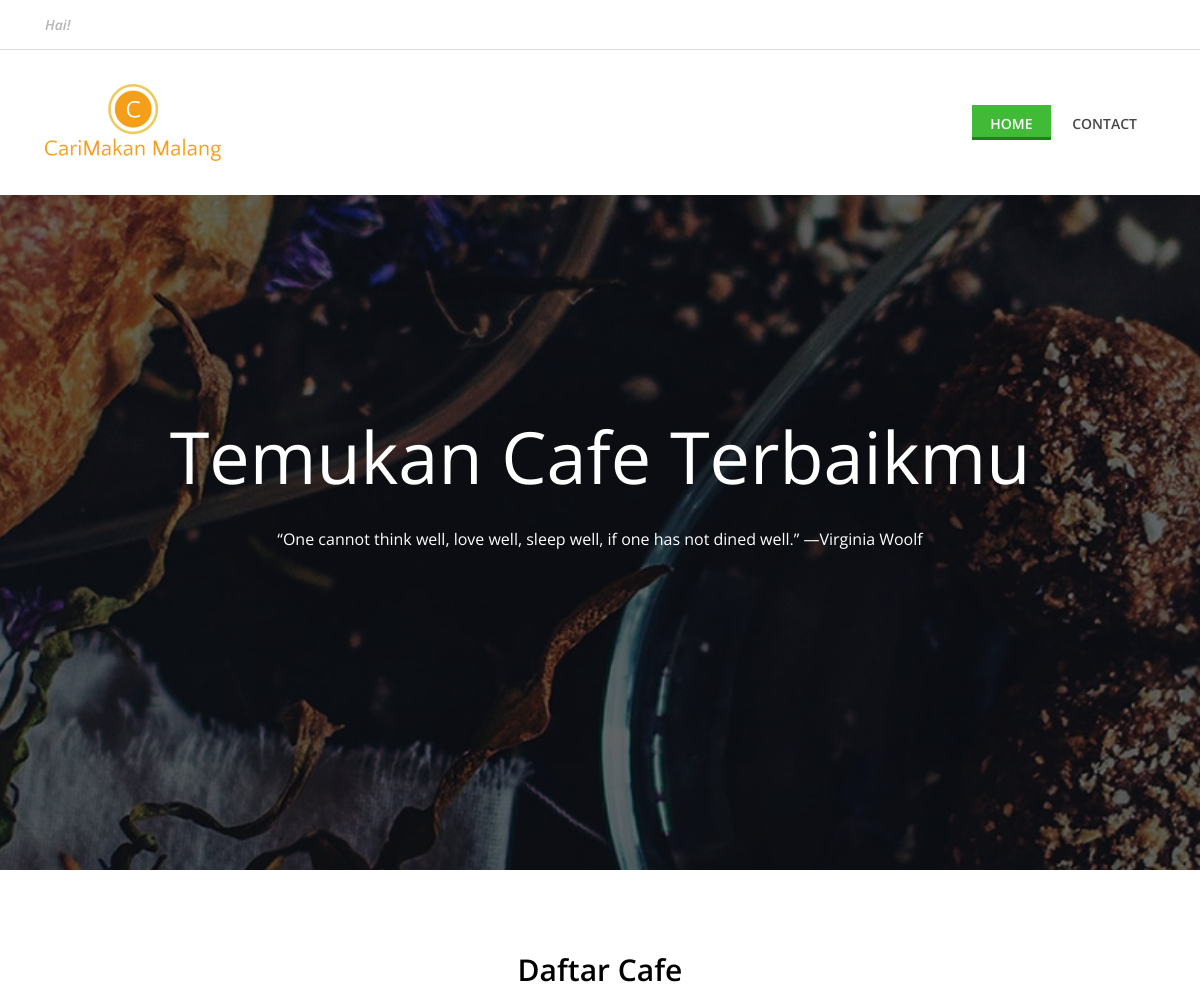
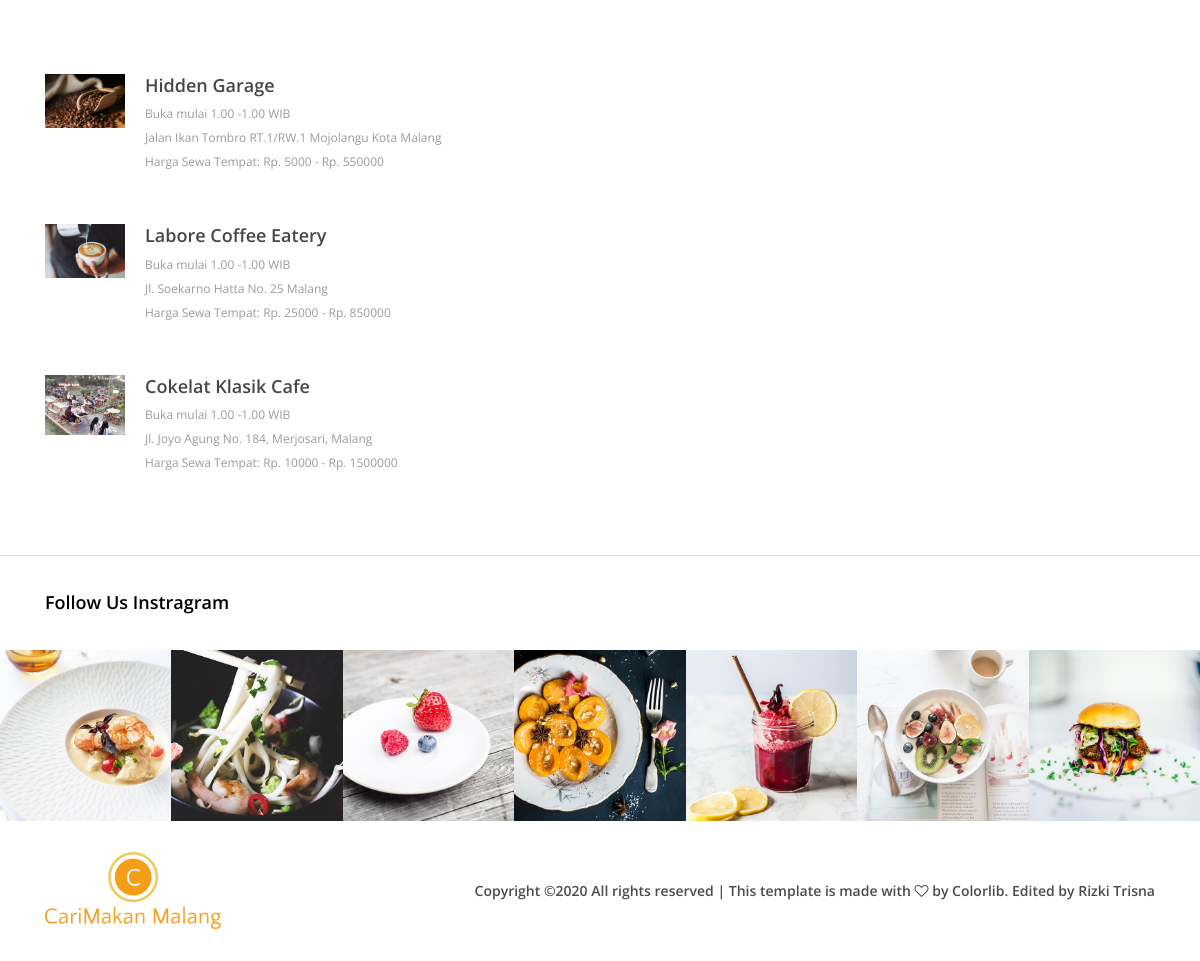
Screenshot of /coffee-rest-server/index.php/pelanggan/listCafe with the database file from the repository (2 pictures, top to bottom).
### tables this page shows
CREATE TABLE `tb_cafe` (
  `id_cafe` int(11) NOT NULL,
  `nm_cafe` varchar(50) NOT NULL,
  `fasilitas` text DEFAULT NULL,
  `daftar_menu` text DEFAULT NULL,
  `jam_buka` int(11) DEFAULT NULL,
  `jam_tutup` int(11) DEFAULT NULL,
  `alamat` text NOT NULL,
  `no_wa` varchar(25) NOT NULL,
  `kursi_sisa` int(11) DEFAULT NULL,
  `kursi_max` int(11) DEFAULT NULL,
  `id_status_sewa` int(11) NOT NULL,
  `harga_sewa_per_kursi` int(11) DEFAULT NULL,
  `harga_sewa_cafe` int(11) DEFAULT NULL,
  `gambar` varchar(100) DEFAULT NULL
);

### coffee-rest-server/application/controllers/Pelanggan.php (called while the page is built, shortened)
<?php
class Pelanggan extends CI_Controller
{
    public function __construct()
    {
        $this->load->model('User_model');
        $this->load->model('Cafe_model');
        $this->load->model('Restaurant_model');
        $this->load->model('Status_sewa_model');
        $this->load->model('Level_model');
        $this->load->library('form_validation');
        $this->load->library('session');
        $this->load->helper(array('form', 'url'));
    }
    public function listCafe()
    {
        $data['judul'] = 'Daftar Cafe';
        $data['cafe'] = $this->Cafe_model->getCafe();
        $data['sewa'] = $this->Status_sewa_model->getStatus();
        $this->load->view('pelanggan/cafe/header', $data);
        $this->load->view('pelanggan/cafe/index', $data);
        $this->load->view('pelanggan/cafe/footer');
    }
}

### coffee-rest-server/index.php (called while the page is built, shortened)
<?php
require_once BASEPATH.'core/CodeIgniter.php';

### coffee-rest-server/application/models/Cafe_model.php (called while the page is built, shortened)
<?php
class Cafe_model extends CI_Model
{
    public function getCafe($id_cafe = null)
    {
        if ($id_cafe === null) {
            return $this->db->get('tb_cafe')->result_array();
        } else {
            return $this->db->get_where('tb_cafe', ['id_cafe' => $id_cafe])->result_array();
        }
    }
}

### coffee-rest-server/application/views/pelanggan/cafe/index.php (the view, shortened to what this page needs)
<section class="cta-area bg-img bg-overlay" style="background-image: url(<?= base_url(); ?>css/pelanggan/img/bg-img/bg4.jpg);">
    <div class="container h-100">
        <div class="row h-100 align-items-center">
            <div class="col-12">
                <div class="cta-content text-center">
                    <h2>Temukan Cafe Terbaikmu</h2>
                    <p>“One cannot think well, love well, sleep well, if one has not dined well.” —Virginia Woolf</p>
                </div>
            </div>
        </div>
    </div>
</section>
<section class="small-receipe-area section-padding-80-0">
    <div class="container">
    <div class="row">
        <div class="col-12">
            <div class="section-heading">
                <h3>Daftar Cafe</h3>
            </div>
        </div>
    </div>
        <?php
        foreach ($cafe as $dataCafe) : ?>
            <div class="row">
                <div class="col-12 col-sm-6 col-lg-8">
                    <div class="single-small-receipe-area d-flex">
                        <div class="receipe-thumb">
                            <img src="<?= base_url(); ?>upload/product/<?= $dataCafe['gambar']; ?>" alt="">
                        </div>
                        <div class="receipe-content">
                            <a href="<?= base_url(); ?>pelanggan/detailCafe/<?=$dataCafe['id_cafe'];?>">
                                <h5><?= $dataCafe['nm_cafe']; ?></h5>
                            </a>
                            <p>Buka mulai <?= $dataCafe['jam_buka'] . ".00 -" . $dataCafe['jam_tutup'] . ".00"; ?> WIB</p>
                            <p><?= $dataCafe['alamat']; ?></p>
                            <p>Harga Sewa Tempat: Rp. <?= $dataCafe['harga_sewa_per_kursi'] . " - Rp. " . $dataCafe['harga_sewa_cafe'] . ""; ?></p>
                        </div>
                    </div>
                </div>
            </div>
        <?php
        endforeach; ?>
    </div>
</section>

### coffee-rest-server/application/views/pelanggan/cafe/header.php (shortened to what this page needs)
<!DOCTYPE html>
<html lang="en">
<head>
    <link rel="stylesheet" href="<?= base_url(); ?>css/pelanggan/style.css">
</head>
<body>
    <header class="header-area">
        <div class="top-header-area">
            <div class="container h-100">
                <div class="row h-100 align-items-center justify-content-between">
                    <div class="col-12 col-sm-6">
                        <div class="breaking-news">
                            <div id="breakingNewsTicker" class="ticker">
                                <ul>
                                    <li><a href="#">Hai!</a></li>
                                </ul>
                            </div>
                        </div>
                    </div>
                </div>
            </div>
        </div>
        <div class="delicious-main-menu">
            <div class="classy-nav-container breakpoint-off">
                <div class="container">
                    <nav class="classy-navbar justify-content-between" id="deliciousNav">
                        <a class="nav-brand" href="<?= base_url(); ?>pelanggan"><img src="<?= base_url(); ?>css/pelanggan/img/core-img/logo_cari_makan.png" alt=""></a>
                        <div class="classy-menu">
                            <div class="classynav">
                                <ul>
                                    <li class="active"><a href="<?= base_url(); ?>pelanggan">Home</a></li>
                                    <li><a href="<?= base_url(); ?>pelanggan/about">Contact</a></li>
                                </ul>
                            </div>
                        </div>
                    </nav>
                </div>
            </div>
        </div>
    </header>

### coffee-rest-server/application/views/pelanggan/cafe/footer.php (shortened to what this page needs)
<div class="follow-us-instagram">
    <div class="container">
        <div class="row">
            <div class="col-12">
                <h5>Follow Us Instragram</h5>
            </div>
        </div>
    </div>
    <div class="insta-feeds d-flex flex-wrap">
        <div class="single-insta-feeds">
            <img src="<?= base_url(); ?>css/pelanggan/img/bg-img/insta1.jpg" alt="">
        </div>
        <div class="single-insta-feeds">
            <img src="<?= base_url(); ?>css/pelanggan/img/bg-img/insta2.jpg" alt="">
        </div>
        <div class="single-insta-feeds">
            <img src="<?= base_url(); ?>css/pelanggan/img/bg-img/insta3.jpg" alt="">
        </div>
        <div class="single-insta-feeds">
            <img src="<?= base_url(); ?>css/pelanggan/img/bg-img/insta4.jpg" alt="">
        </div>
        <div class="single-insta-feeds">
            <img src="<?= base_url(); ?>css/pelanggan/img/bg-img/insta5.jpg" alt="">
        </div>
        <div class="single-insta-feeds">
            <img src="<?= base_url(); ?>css/pelanggan/img/bg-img/insta6.jpg" alt="">
        </div>
        <div class="single-insta-feeds">
            <img src="<?= base_url(); ?>css/pelanggan/img/bg-img/insta7.jpg" alt="">
        </div>
    </div>
</div>
<footer class="footer-area">
    <div class="container h-100">
        <div class="row h-100">
            <div class="col-12 h-100 d-flex flex-wrap align-items-center justify-content-between">
                <div class="footer-logo">
                    <a href="<?= base_url(); ?>pelanggan "><img src="<?= base_url(); ?>css/pelanggan/img/core-img/logo_cari_makan.png" alt=""></a>
                </div>
                <p>
                    Copyright &copy; All rights reserved | This template is made with <i class="fa fa-heart-o" aria-hidden="true"></i> by <a href="https://colorlib.com" target="_blank">Colorlib</a>. Edited by <a href="https://www.instagram.com/rizkitrisna.ra/">Rizki Trisna</a>
                </p>
            </div>
        </div>
    </div>
</footer>
</body>
</html>

### rows the page displays
tb_cafe: gambar (picture), nm_cafe "Hidden Garage", jam_buka "1", jam_tutup "1", alamat "Jalan Ikan Tombro RT.1/RW.1 Mojolangu Kota Malang", harga_sewa_per_kursi "5000", harga_sewa_cafe "550000"
tb_cafe: gambar (picture), nm_cafe "Labore Coffee Eatery", jam_buka "1", jam_tutup "1", alamat "Jl. Soekarno Hatta No. 25 Malang", harga_sewa_per_kursi "25000", harga_sewa_cafe "850000"
tb_cafe: gambar (picture), nm_cafe "Cokelat Klasik Cafe", jam_buka "1", jam_tutup "1", alamat "Jl. Joyo Agung No. 184, Merjosari, Malang", harga_sewa_per_kursi "10000", harga_sewa_cafe "1500000"
